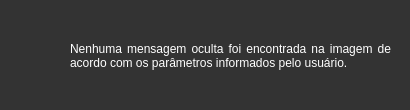
<?xml version="1.0" encoding="UTF-8"?>
<ui version="4.0">
 <class>popupShowError</class>
 <widget class="QDialog" name="popupShowError">
  <property name="geometry">
   <rect>
    <x>0</x>
    <y>0</y>
    <width>410</width>
    <height>110</height>
   </rect>
  </property>
  <property name="palette">
   <palette>
    <active>
     <colorrole role="WindowText">
      <brush brushstyle="SolidPattern">
       <color alpha="255">
        <red>255</red>
        <green>255</green>
        <blue>255</blue>
       </color>
      </brush>
     </colorrole>
     <colorrole role="Button">
      <brush brushstyle="SolidPattern">
       <color alpha="255">
        <red>51</red>
        <green>51</green>
        <blue>51</blue>
       </color>
      </brush>
     </colorrole>
     <colorrole role="Light">
      <brush brushstyle="SolidPattern">
       <color alpha="255">
        <red>76</red>
        <green>76</green>
        <blue>76</blue>
       </color>
      </brush>
     </colorrole>
     <colorrole role="Midlight">
      <brush brushstyle="SolidPattern">
       <color alpha="255">
        <red>63</red>
        <green>63</green>
        <blue>63</blue>
       </color>
      </brush>
     </colorrole>
     <colorrole role="Dark">
      <brush brushstyle="SolidPattern">
       <color alpha="255">
        <red>25</red>
        <green>25</green>
        <blue>25</blue>
       </color>
      </brush>
     </colorrole>
     <colorrole role="Mid">
      <brush brushstyle="SolidPattern">
       <color alpha="255">
        <red>34</red>
        <green>34</green>
        <blue>34</blue>
       </color>
      </brush>
     </colorrole>
     <colorrole role="Text">
      <brush brushstyle="SolidPattern">
       <color alpha="255">
        <red>255</red>
        <green>255</green>
        <blue>255</blue>
       </color>
      </brush>
     </colorrole>
     <colorrole role="BrightText">
      <brush brushstyle="SolidPattern">
       <color alpha="255">
        <red>255</red>
        <green>255</green>
        <blue>255</blue>
       </color>
      </brush>
     </colorrole>
     <colorrole role="ButtonText">
      <brush brushstyle="SolidPattern">
       <color alpha="255">
        <red>255</red>
        <green>255</green>
        <blue>255</blue>
       </color>
      </brush>
     </colorrole>
     <colorrole role="Base">
      <brush brushstyle="SolidPattern">
       <color alpha="255">
        <red>0</red>
        <green>0</green>
        <blue>0</blue>
       </color>
      </brush>
     </colorrole>
     <colorrole role="Window">
      <brush brushstyle="SolidPattern">
       <color alpha="255">
        <red>51</red>
        <green>51</green>
        <blue>51</blue>
       </color>
      </brush>
     </colorrole>
     <colorrole role="Shadow">
      <brush brushstyle="SolidPattern">
       <color alpha="255">
        <red>0</red>
        <green>0</green>
        <blue>0</blue>
       </color>
      </brush>
     </colorrole>
     <colorrole role="AlternateBase">
      <brush brushstyle="SolidPattern">
       <color alpha="255">
        <red>25</red>
        <green>25</green>
        <blue>25</blue>
       </color>
      </brush>
     </colorrole>
     <colorrole role="ToolTipBase">
      <brush brushstyle="SolidPattern">
       <color alpha="255">
        <red>255</red>
        <green>255</green>
        <blue>220</blue>
       </color>
      </brush>
     </colorrole>
     <colorrole role="ToolTipText">
      <brush brushstyle="SolidPattern">
       <color alpha="255">
        <red>0</red>
        <green>0</green>
        <blue>0</blue>
       </color>
      </brush>
     </colorrole>
     <colorrole role="PlaceholderText">
      <brush brushstyle="SolidPattern">
       <color alpha="128">
        <red>255</red>
        <green>255</green>
        <blue>255</blue>
       </color>
      </brush>
     </colorrole>
    </active>
    <inactive>
     <colorrole role="WindowText">
      <brush brushstyle="SolidPattern">
       <color alpha="255">
        <red>255</red>
        <green>255</green>
        <blue>255</blue>
       </color>
      </brush>
     </colorrole>
     <colorrole role="Button">
      <brush brushstyle="SolidPattern">
       <color alpha="255">
        <red>51</red>
        <green>51</green>
        <blue>51</blue>
       </color>
      </brush>
     </colorrole>
     <colorrole role="Light">
      <brush brushstyle="SolidPattern">
       <color alpha="255">
        <red>76</red>
        <green>76</green>
        <blue>76</blue>
       </color>
      </brush>
     </colorrole>
     <colorrole role="Midlight">
      <brush brushstyle="SolidPattern">
       <color alpha="255">
        <red>63</red>
        <green>63</green>
        <blue>63</blue>
       </color>
      </brush>
     </colorrole>
     <colorrole role="Dark">
      <brush brushstyle="SolidPattern">
       <color alpha="255">
        <red>25</red>
        <green>25</green>
        <blue>25</blue>
       </color>
      </brush>
     </colorrole>
     <colorrole role="Mid">
      <brush brushstyle="SolidPattern">
       <color alpha="255">
        <red>34</red>
        <green>34</green>
        <blue>34</blue>
       </color>
      </brush>
     </colorrole>
     <colorrole role="Text">
      <brush brushstyle="SolidPattern">
       <color alpha="255">
        <red>255</red>
        <green>255</green>
        <blue>255</blue>
       </color>
      </brush>
     </colorrole>
     <colorrole role="BrightText">
      <brush brushstyle="SolidPattern">
       <color alpha="255">
        <red>255</red>
        <green>255</green>
        <blue>255</blue>
       </color>
      </brush>
     </colorrole>
     <colorrole role="ButtonText">
      <brush brushstyle="SolidPattern">
       <color alpha="255">
        <red>255</red>
        <green>255</green>
        <blue>255</blue>
       </color>
      </brush>
     </colorrole>
     <colorrole role="Base">
      <brush brushstyle="SolidPattern">
       <color alpha="255">
        <red>0</red>
        <green>0</green>
        <blue>0</blue>
       </color>
      </brush>
     </colorrole>
     <colorrole role="Window">
      <brush brushstyle="SolidPattern">
       <color alpha="255">
        <red>51</red>
        <green>51</green>
        <blue>51</blue>
       </color>
      </brush>
     </colorrole>
     <colorrole role="Shadow">
      <brush brushstyle="SolidPattern">
       <color alpha="255">
        <red>0</red>
        <green>0</green>
        <blue>0</blue>
       </color>
      </brush>
     </colorrole>
     <colorrole role="AlternateBase">
      <brush brushstyle="SolidPattern">
       <color alpha="255">
        <red>25</red>
        <green>25</green>
        <blue>25</blue>
       </color>
      </brush>
     </colorrole>
     <colorrole role="ToolTipBase">
      <brush brushstyle="SolidPattern">
       <color alpha="255">
        <red>255</red>
        <green>255</green>
        <blue>220</blue>
       </color>
      </brush>
     </colorrole>
     <colorrole role="ToolTipText">
      <brush brushstyle="SolidPattern">
       <color alpha="255">
        <red>0</red>
        <green>0</green>
        <blue>0</blue>
       </color>
      </brush>
     </colorrole>
     <colorrole role="PlaceholderText">
      <brush brushstyle="SolidPattern">
       <color alpha="128">
        <red>255</red>
        <green>255</green>
        <blue>255</blue>
       </color>
      </brush>
     </colorrole>
    </inactive>
    <disabled>
     <colorrole role="WindowText">
      <brush brushstyle="SolidPattern">
       <color alpha="255">
        <red>25</red>
        <green>25</green>
        <blue>25</blue>
       </color>
      </brush>
     </colorrole>
     <colorrole role="Button">
      <brush brushstyle="SolidPattern">
       <color alpha="255">
        <red>51</red>
        <green>51</green>
        <blue>51</blue>
       </color>
      </brush>
     </colorrole>
     <colorrole role="Light">
      <brush brushstyle="SolidPattern">
       <color alpha="255">
        <red>76</red>
        <green>76</green>
        <blue>76</blue>
       </color>
      </brush>
     </colorrole>
     <colorrole role="Midlight">
      <brush brushstyle="SolidPattern">
       <color alpha="255">
        <red>63</red>
        <green>63</green>
        <blue>63</blue>
       </color>
      </brush>
     </colorrole>
     <colorrole role="Dark">
      <brush brushstyle="SolidPattern">
       <color alpha="255">
        <red>25</red>
        <green>25</green>
        <blue>25</blue>
       </color>
      </brush>
     </colorrole>
     <colorrole role="Mid">
      <brush brushstyle="SolidPattern">
       <color alpha="255">
        <red>34</red>
        <green>34</green>
        <blue>34</blue>
       </color>
      </brush>
     </colorrole>
     <colorrole role="Text">
      <brush brushstyle="SolidPattern">
       <color alpha="255">
        <red>25</red>
        <green>25</green>
        <blue>25</blue>
       </color>
      </brush>
     </colorrole>
     <colorrole role="BrightText">
      <brush brushstyle="SolidPattern">
       <color alpha="255">
        <red>255</red>
        <green>255</green>
        <blue>255</blue>
       </color>
      </brush>
     </colorrole>
     <colorrole role="ButtonText">
      <brush brushstyle="SolidPattern">
       <color alpha="255">
        <red>25</red>
        <green>25</green>
        <blue>25</blue>
       </color>
      </brush>
     </colorrole>
     <colorrole role="Base">
      <brush brushstyle="SolidPattern">
       <color alpha="255">
        <red>51</red>
        <green>51</green>
        <blue>51</blue>
       </color>
      </brush>
     </colorrole>
     <colorrole role="Window">
      <brush brushstyle="SolidPattern">
       <color alpha="255">
        <red>51</red>
        <green>51</green>
        <blue>51</blue>
       </color>
      </brush>
     </colorrole>
     <colorrole role="Shadow">
      <brush brushstyle="SolidPattern">
       <color alpha="255">
        <red>0</red>
        <green>0</green>
        <blue>0</blue>
       </color>
      </brush>
     </colorrole>
     <colorrole role="AlternateBase">
      <brush brushstyle="SolidPattern">
       <color alpha="255">
        <red>51</red>
        <green>51</green>
        <blue>51</blue>
       </color>
      </brush>
     </colorrole>
     <colorrole role="ToolTipBase">
      <brush brushstyle="SolidPattern">
       <color alpha="255">
        <red>255</red>
        <green>255</green>
        <blue>220</blue>
       </color>
      </brush>
     </colorrole>
     <colorrole role="ToolTipText">
      <brush brushstyle="SolidPattern">
       <color alpha="255">
        <red>0</red>
        <green>0</green>
        <blue>0</blue>
       </color>
      </brush>
     </colorrole>
     <colorrole role="PlaceholderText">
      <brush brushstyle="SolidPattern">
       <color alpha="128">
        <red>255</red>
        <green>255</green>
        <blue>255</blue>
       </color>
      </brush>
     </colorrole>
    </disabled>
   </palette>
  </property>
  <property name="windowTitle">
   <string>Resultado</string>
  </property>
  <widget class="QLabel" name="popupShowErrorLabel">
   <property name="geometry">
    <rect>
     <x>70</x>
     <y>20</y>
     <width>321</width>
     <height>71</height>
    </rect>
   </property>
   <property name="text">
    <string>Nenhuma mensagem oculta foi encontrada na imagem de acordo com os parâmetros informados pelo usuário.</string>
   </property>
   <property name="textFormat">
    <enum>Qt::AutoText</enum>
   </property>
   <property name="alignment">
    <set>Qt::AlignJustify|Qt::AlignVCenter</set>
   </property>
   <property name="wordWrap">
    <bool>true</bool>
   </property>
  </widget>
  <widget class="QLabel" name="popupShowErrorIcon">
   <property name="geometry">
    <rect>
     <x>10</x>
     <y>30</y>
     <width>51</width>
     <height>51</height>
    </rect>
   </property>
   <property name="text">
    <string/>
   </property>
   <property name="pixmap">
    <pixmap>../assets/images/480px-Infobox_info_icon.png</pixmap>
   </property>
   <property name="scaledContents">
    <bool>true</bool>
   </property>
  </widget>
 </widget>
 <resources>
  <include location="../assets/images/alert.qrc"/>
 </resources>
 <connections/>
</ui>
